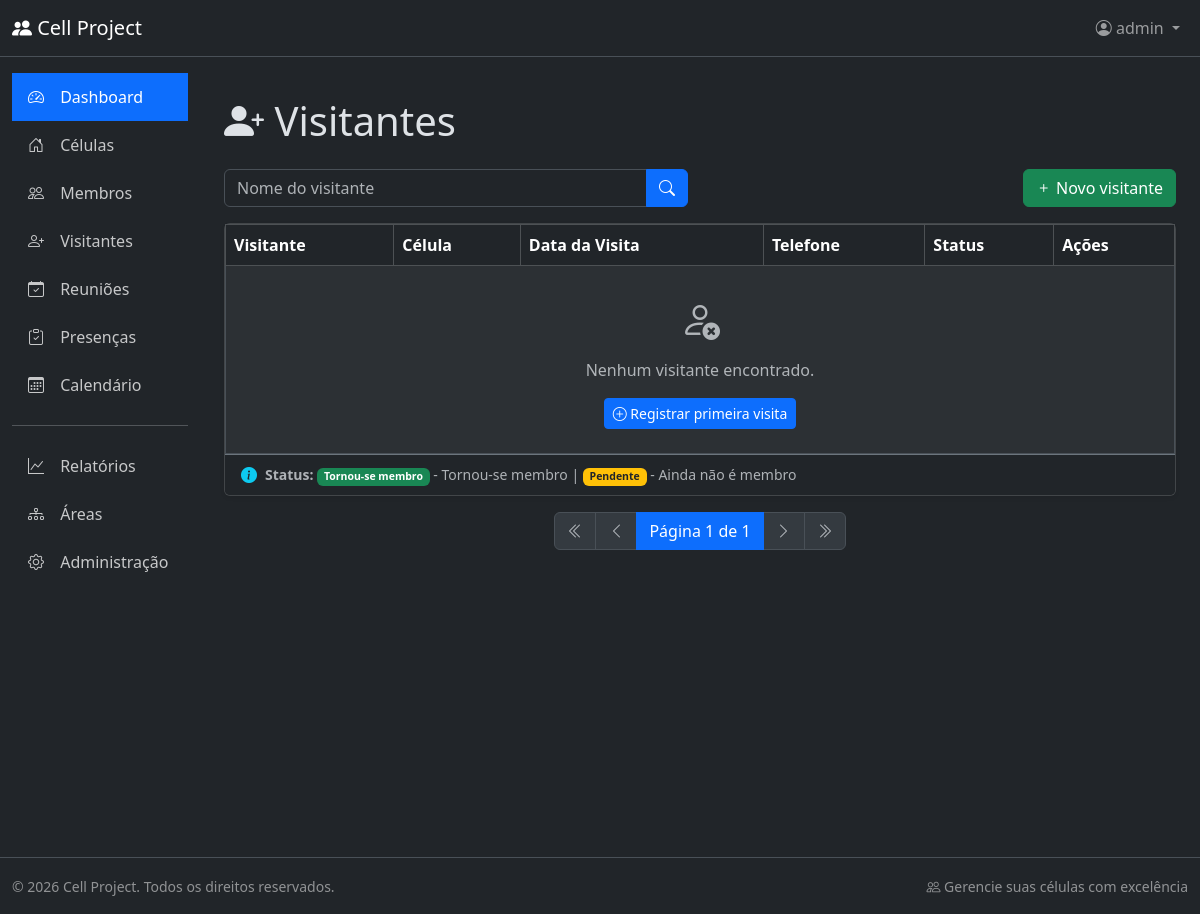
The app's page /visitors/list/ (signed in), older data.
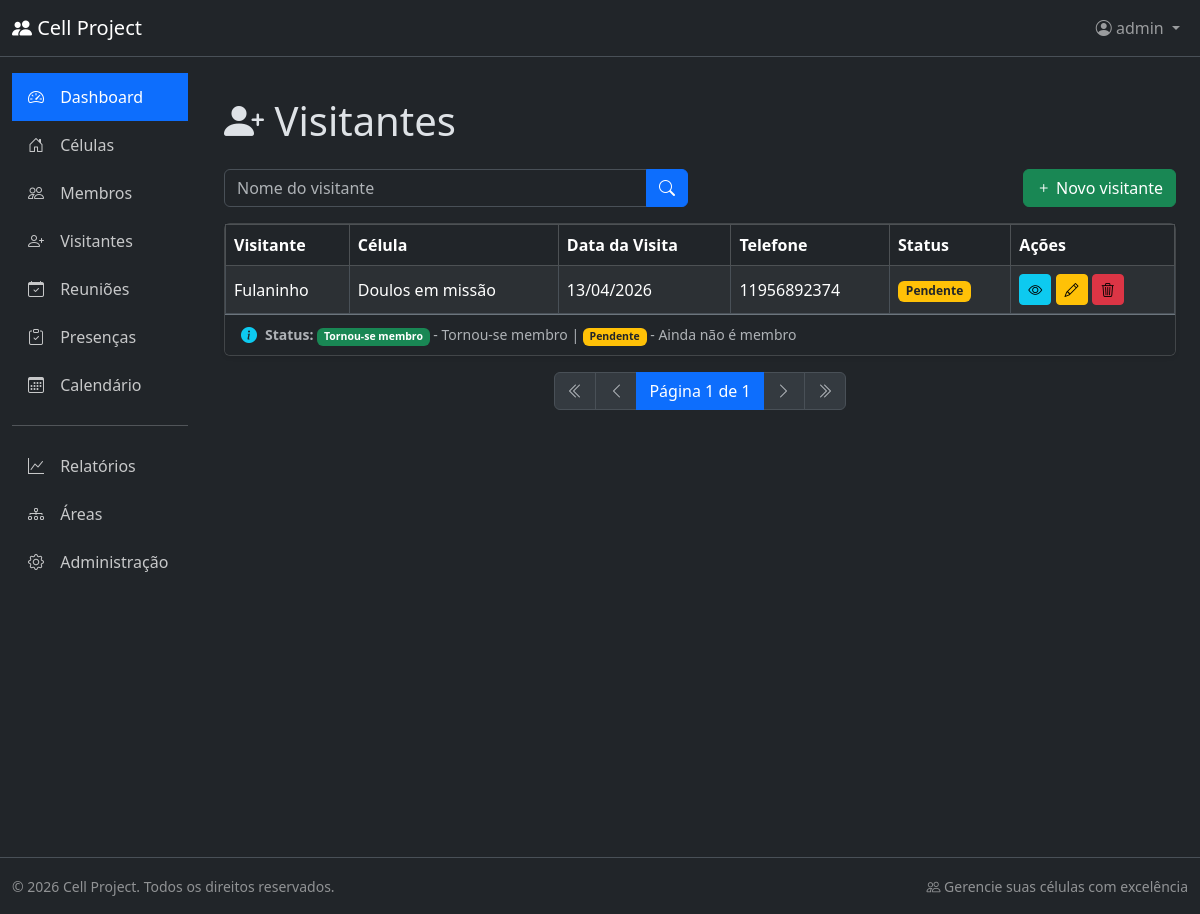
The same page, newer data.
### visitors/models.py (models this page shows, shortened)
class Visitor(BaseModel):
    person = models.ForeignKey(
        Person,
        on_delete=models.CASCADE,
        related_name="visits",
        verbose_name="Pessoa",
    )
    cell = models.ForeignKey(
        Cell,
        on_delete=models.CASCADE,
        related_name="visitors",
        verbose_name="Célula",
    )
    visit_date = models.DateField(db_index=True, verbose_name="Data da Visita")
    became_member = models.BooleanField(
        default=False, verbose_name="Tornou-se Membro"
    )
    notes = models.TextField(blank=True, verbose_name="Observações")
    class Meta:
        db_table = "visitor"
        verbose_name = "Visitante"
        verbose_name_plural = "Visitantes"
        ordering = ["-visit_date", "person__full_name"]
        indexes = [
            models.Index(fields=["person", "cell"]),
            models.Index(fields=["became_member"]),
        ]

### person/models.py (models this page shows, shortened)
class Person(BaseModel):
    class Genders(models.TextChoices):
        MALE = "M", "Masculino"
        FEMALE = "F", "Feminino"
    class MaritalStatuses(models.TextChoices):
        SINGLE = "SINGLE", "Solteiro(a)"
        MARRIED = "MARRIED", "Casado(a)"
        WIDOWED = "WIDOWED", "Viúvo(a)"
        SEPARATED = (
            "SEPARATED",
            "Separado(a)",
        )
    full_name = models.CharField(
        max_length=200, db_index=True, verbose_name="Nome Completo"
    )
    address = models.TextField(verbose_name="Endereço")
    gender = models.CharField(
        max_length=1, choices=Genders.choices, verbose_name="Gênero"
    )
    marital_status = models.CharField(
        max_length=20,
        choices=MaritalStatuses.choices,
        verbose_name="Estado Civil",
    )
    birth_date = models.DateField(verbose_name="Data de Nascimento")
    phone = models.CharField(
        max_length=20, db_index=True, verbose_name="Telefone"
    )
    notes = models.TextField(blank=True, verbose_name="Observações")
    class Meta:
        db_table = "person"
        verbose_name = "Pessoa"
        verbose_name_plural = "Pessoas"
        ordering = ["full_name"]
        indexes = [
            models.Index(fields=["full_name"]),
            models.Index(fields=["phone"]),
        ]

### cells/models.py (models this page shows, shortened)
class Cell(BaseModel):
    name = models.CharField(max_length=100, db_index=True, verbose_name="Nome")
    area = models.ForeignKey(
        Area,
        on_delete=models.PROTECT,
        related_name="cells",
        verbose_name="Área",
    )
    mag_branch = models.ForeignKey(
        MagBranch,
        on_delete=models.PROTECT,
        null=True,
        blank=True,
        related_name="cells",
        verbose_name="Ramificação MAG",
    )
    cgsbc = models.CharField(
        max_length=100,
        blank=True,
        help_text="Church name for non-MAG cells",
        verbose_name="CGSBC",
    )
    notes = models.TextField(blank=True, verbose_name="Observações")
    class Meta:
        db_table = 'cell'
        verbose_name = 'Célula'
        verbose_name_plural = 'Células'
        ordering = ['name']
        indexes = [
            models.Index(fields=['area']),
            models.Index(fields=['mag_branch']),
        ]

### visitors/views.py (the view)
# urls.py: path('visitors/list/', views.VisitorListView.as_view(), name='visitor_list'),
class VisitorListView(ListView):
    model = models.Visitor
    template_name = 'visitor_list.html'
    context_object_name = 'visitors'
    def get_queryset(self):
        queryset = super().get_queryset()
        person_name = self.request.GET.get('person_name')
        if person_name:
            queryset = queryset.filter(person__full_name__icontains=person_name)
        return queryset

### visitors/templates/visitor_list.html (shortened to what this page needs)
{% extends 'base.html' %}
{% block page_heading %}
  <div class="d-flex justify-content-between align-items-center">
    <span><i class="bi bi-person-plus-fill"></i> Visitantes</span>
  </div>
{% endblock %}
{% block content %}
<div class="card-header bg-dark border-secondary">
        <div class="row mb-3">
            <div class="col-md-6">
                <form method="get" action="{% url 'visitor_list' %}">
                    <div class="input-group">
                        <input type="text" class="form-control" name="person_name" placeholder="Nome do visitante" value="{{ request.GET.person_name }}">
                        <button type="submit" class="btn btn-primary">
                            <i class="bi bi-search"></i>
                        </button>
                    </div>
                </form>
            </div>
            {% if perms.visitors.add_visitor %}
            <div class="col-md-6">
                <a href="{% url 'visitor_create' %}" class="btn btn-success float-end">
                    <i class="bi bi-plus"></i> Novo visitante
                </a>
            </div>
            {% endif %}
        </div>
</div>
<div class="card shadow-sm">
    <div class="card-body p-0">
        <div class="table-responsive">
            <table class="table table-hover table-striped table-bordered align-middle mb-0">
                <thead class="table-dark">
                    <tr>
                        <th>Visitante</th>
                        <th>Célula</th>
                        <th>Data da Visita</th>
                        <th>Telefone</th>
                        <th>Status</th>
                        <th>Ações</th>
                    </tr>
                </thead>
                <tbody>
                    {% for visitor in visitors %}
                    <tr>
                        <td>{{ visitor.person.full_name }}</td>
                        <td>{{ visitor.cell.name }}</td>
                        <td>{{ visitor.visit_date|date:"d/m/Y" }}</td>
                        <td>{{ visitor.person.phone }}</td>
                        <td>
                            {% if visitor.became_member %}
                                <span class="badge bg-success">Tornou-se membro</span>
                            {% else %}
                                <span class="badge bg-warning text-dark">Pendente</span>
                            {% endif %}
                        </td>
                        <td>
                            <a href="{% url 'visitor_detail' visitor.id %}" class="btn btn-info btn-sm" data-bs-toggle="tooltip" title="Visualizar">
                                <i class="bi bi-eye"></i>
                            </a>
                            <a href="{% url 'visitor_update' visitor.id %}" class="btn btn-sm btn-warning" data-bs-toggle="tooltip" title="Editar">
                                <i class="bi bi-pencil"></i>
                            </a>
                            <a href="{% url 'visitor_delete' visitor.id %}" class="btn btn-sm btn-danger text-black" data-bs-toggle="tooltip" title="Excluir">
                                <i class="bi bi-trash3"></i>
                            </a>
                        </td>
                    </tr>
                    {% empty %}
                    <tr>
                        <td colspan="6" class="text-center py-4 text-muted">
                            <i class="bi bi-person-x fs-1"></i>
                            <p class="mt-2 mb-0">Nenhum visitante encontrado.</p>
                            <a href="{% url 'visitor_create' %}" class="btn btn-sm btn-primary mt-3">
                                <i class="bi bi-plus-circle"></i> Registrar primeira visita
                            </a>
                        </td>
                    </tr>
                    {% endfor %}
                </tbody>
            </table>
        </div>
    </div>
    <div class="card-footer bg-dark border-secondary">
        <div class="d-flex align-items-center">
            <i class="bi bi-info-circle-fill text-info me-2"></i>
            <small class="text-muted">
                <strong>Status:</strong>
                <span class="badge bg-success">Tornou-se membro</span> - Tornou-se membro |
                <span class="badge bg-warning text-dark">Pendente</span> - Ainda não é membro
            </small>
        </div>
    </div>
</div>
<nav aria-label="Paginação">
    <ul class="pagination justify-content-center mb-0">
        <li class="page-item disabled">
            <span class="page-link"><i class="bi bi-chevron-double-left"></i></span>
        </li>
        <li class="page-item disabled">
            <span class="page-link"><i class="bi bi-chevron-left"></i></span>
        </li>
        <li class="page-item active">
            <span class="page-link">Página 1 de 1</span>
        </li>
        <li class="page-item disabled">
            <span class="page-link"><i class="bi bi-chevron-right"></i></span>
        </li>
        <li class="page-item disabled">
            <span class="page-link"><i class="bi bi-chevron-double-right"></i></span>
        </li>
    </ul>
</nav>
{% endblock %}

### app/templates/base.html (shortened to what this page needs)
<!DOCTYPE html>
<html lang="pt-br" data-bs-theme="dark">
<head>
  <link rel="stylesheet" href="https://cdn.jsdelivr.net/npm/bootstrap@5.3.2/dist/css/bootstrap.min.css">
  <link rel="stylesheet" href="https://cdn.jsdelivr.net/npm/bootstrap-icons@1.11.3/font/bootstrap-icons.css">
</head>
<body>
  {% include 'components/_header.html' %}
  <div class="container-fluid">
    <div class="row">
      {% if user.is_authenticated %}
        {% include 'components/_sidebar.html' %}
        <div class="col-md-9 col-lg-10 py-3">
          <div class="container-fluid mt-4">
            {% block page_title %}
            <h1 class="mb-4">{% block page_heading %}{% endblock %}</h1>
            {% endblock %}
            <main>
              {% block content %}
              {% endblock %}
            </main>
          </div>
        </div>
      {% endif %}
    </div>
  </div>
  {% include 'components/_footer.html' %}
</body>
</html>

### app/templates/components/_header.html (shortened to what this page needs)
<nav class="navbar navbar-expand-lg navbar-dark bg-dark border-bottom">
  <div class="container-fluid">
    <a class="navbar-brand" href="#">
      <i class="bi bi-people-fill"></i>
      Cell Project
    </a>
    <div class="collapse navbar-collapse" id="navbarNav">
      <ul class="navbar-nav ms-auto">
        {% if user.is_authenticated %}
          <li class="nav-item dropdown">
            <a class="nav-link dropdown-toggle" href="#" role="button" data-bs-toggle="dropdown">
              <i class="bi bi-person-circle"></i>
              {{ user.get_full_name|default:user.username }}
            </a>
          </li>
        {% else %}
          <li class="nav-item">
            <a class="nav-link" href="#">
              <i class="bi bi-box-arrow-in-right"></i> Entrar
            </a>
          </li>
        {% endif %}
      </ul>
    </div>
  </div>
</nav>

### app/templates/components/_sidebar.html
<div class="col-md-3 col-lg-2 d-md-block sidebar collapse show" id="sidebarMenu">
  <div class="position-sticky pt-3">
    <ul class="nav flex-column">
      <li class="nav-item">
        <a class="nav-link active" href="#">
          <i class="bi bi-speedometer2"></i>
          Dashboard
        </a>
      </li>
      <li class="nav-item">
        <a class="nav-link" href="#">
          <i class="bi bi-house-door"></i>
          Células
        </a>
      </li>
      <li class="nav-item">
        <a class="nav-link" href="{% url 'member_list' %}">
          <i class="bi bi-people"></i>
          Membros
        </a>
      </li>
      <li class="nav-item">
        <a class="nav-link" href="{% url 'visitor_list' %}">
          <i class="bi bi-person-plus"></i>
          Visitantes
        </a>
      </li>
      <li class="nav-item">
        <a class="nav-link" href="#">
          <i class="bi bi-calendar-check"></i>
          Reuniões
        </a>
      </li>
      <li class="nav-item">
        <a class="nav-link" href="#">
          <i class="bi bi-clipboard-check"></i>
          Presenças
        </a>
      </li>
      <li class="nav-item">
        <a class="nav-link" href="#">
          <i class="bi bi-calendar3"></i>
          Calendário
        </a>
      </li>
      <hr class="my-3">
      <li class="nav-item">
        <a class="nav-link" href="#">
          <i class="bi bi-graph-up"></i>
          Relatórios
        </a>
      </li>
      <li class="nav-item">
        <a class="nav-link" href="#">
          <i class="bi bi-diagram-3"></i>
          Áreas
        </a>
      </li>
      <li class="nav-item">
        <a class="nav-link" href="#" target="_blank">
          <i class="bi bi-gear"></i>
          Administração
        </a>
      </li>
    </ul>
  </div>
</div>

### app/templates/components/_footer.html
<footer class="footer mt-auto py-3 bg-dark text-white-50 border-top">
  <div class="container-fluid">
    <div class="row">
      <div class="col-md-6">
        <small>&copy; {% now "Y" %} Cell Project. Todos os direitos reservados.</small>
      </div>
      <div class="col-md-6 text-md-end">
        <small>
          <i class="bi bi-people"></i>
          Gerencie suas células com excelência
        </small>
      </div>
    </div>
  </div>
</footer>

### app/templates/base.html (style rules this page uses)
.sidebar { min-height: 100vh; background-color: #212529; }
.sidebar .nav-link { color: rgba(255, 255, 255, 0.75); padding: 0.75rem 1rem; transition: all 0.2s; }
.sidebar .nav-link.active { color: #fff; background-color: #0d6efd; }
.sidebar .nav-link i { margin-right: 0.75rem; width: 1.25rem; text-align: center; }

Row changes from the older to the newer data that the page shows:
added Visitor: person.full_name "Fulaninho", cell.name "Doulos em missão", visit_date "13/04/2026", person.phone "11956892374", became_member "Pendente"
Text that changed along with them:
text no longer shown: "Nenhum visitante encontrado. Registrar primeira visita"
